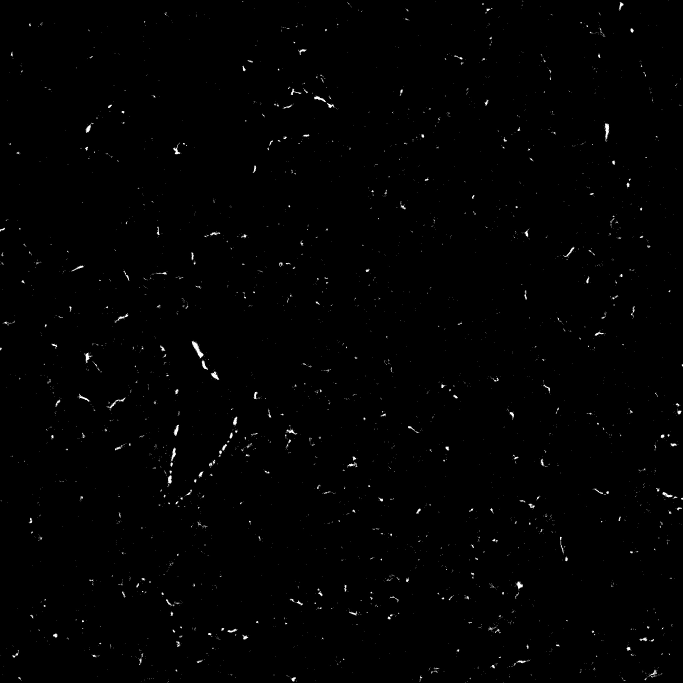
#> input picture images/MASK_Sk658 Llobe ch010017.jpg, 2048 x 2048 px, found by its file name (shown at 1/3 size)
$ jupyter execute --allow-errors 'Module 3 Template.ipynb'
#> lines starting #> are read from the running program, lines starting #| are printed output that depends on the picture; after the words box and inside, x2 and y2 are one past the last pixel; in counts of white or black regions, pixels touching at a corner belong together; pictures that were not available may be replaced by others from this repository, and a replacement may not be noted
## Module_3:

## Team Members:
Zain Abed and Luke Friscia

## Project Title:
Examaning the Amount of Fibrotic Tissue in Bleomycin-indused Mice

## Project Goal:
This project seeks to analyize fibrotic lung tissue in mice in order to better understand the spread of the spread of the disease with the end goal of using the data to make a lung biopsy device.

## Disease Background:

* The incidince of Idiopathic Polmunary Fibrosis (IPF) is around 8 cases per 100,000 people each year and the prevelance is around 25 people per 100,000 individuals. It is also more common among the older population, ages 60 and older.
* The main risk factor is the smoking of tobbacco and there are some occupational exposure factors such as large amounts of dust
* Symptoms include shortness of breath, dry cough, fatigue and ultimately repritory failure which leads to death.
* There is no current cure for IPF but some treatments include; antifibrotic medication, which can slow the progression of the fibrosis, and also oxygen therapy. In extreme cases patients may also need a lung transplant.
* Fibrosis is caused by abnormal wound healing in the alvioli, where fibroblasts differentiate into myofibroblasts which produce excess collagen which leads to a loss of lung elasticity and scarring.

## Data-Set:
The data set that we are analyzing is images from a group of bleomycin-induced mice. The mice are given the antbiotic, bleomycin, to induce pulmonary fibrosis. 3 weeks after the injection they are humanely killed and their lungs are harvested. The lungs are then fixed with paraformaldehyde, mounted into gel, placed under a microscope, fluorescently labeled with an antibody, and viewed under the microscope to create a digital image. The myofibroblasts which are originally shown in green are then converted to black and white to show the images were are using. The images are captured from different tissue depths into the lung.

Unpublished data was collected by the Peirce-Cottler Lab (Dept. of Biomedical Engineering) and Kim Lab (Division of Pulmonary and Critical Care) at the University of Virginia School of Medicine.

## Data Analyis:

[cell 1]
# ChatGPT wwas used to help during coding, modification and trouble shooting.
#  OpenAI. (2026). ChatGPT (GPT-5 mini) [Large language model]. [https://openai.com/chatgpt](https://openai.com/chatgpt)

from termcolor import colored #import all the tools
import cv2
import numpy as np
import matplotlib.pyplot as plt
from scipy.interpolate import interp1d
import pandas as pd
import timeit


# Load the images you want to analyze

filenames = [
    "/Users/zain/Documents/GitHub/Module-3-Fibrosis_Luke_Zain/images/MASK_Sk658 Llobe ch010017.jpg", #defining the path to the images
    "/Users/zain/Documents/GitHub/Module-3-Fibrosis_Luke_Zain/images/MASK_Sk658 Llobe ch010018.jpg",
    "/Users/zain/Documents/GitHub/Module-3-Fibrosis_Luke_Zain/images/MASK_Sk658 Llobe ch010019.jpg",
    "/Users/zain/Documents/GitHub/Module-3-Fibrosis_Luke_Zain/images/MASK_Sk658 Llobe ch010021.jpg",
    "/Users/zain/Documents/GitHub/Module-3-Fibrosis_Luke_Zain/images/MASK_Sk658 Llobe ch010022.jpg",
    "/Users/zain/Documents/GitHub/Module-3-Fibrosis_Luke_Zain/images/MASK_Sk658 Llobe ch010023.jpg",
]

# Enter the depth of each image (in the same order that the images are listed above; you can find these in the .csv file provided to you which is tilted: "Filenames and Depths for Students")

depths = [ #defining the depths
    15,
    1000,
    3000,
    5300,
    7000,
    9900
]

# Make the lists that will be used

images = [] #Initializing the storage for the data
white_counts = []
black_counts = []
white_percents = []

# Build the list of all the images you are analyzing

for filename in filenames: #load the photos
    img = cv2.imread(filename, 0)
#> img is the input picture: shape (2048, 2048); min 0, max 255, mean 1.7
    images.append(img)

# For each image (until the end of the list of images), calculate the number of black and white pixels and make a list that contains this information for each filename.

for x in range(len(filenames)): #convert to binary
    _, binary = cv2.threshold(images[x], 127, 255, cv2.THRESH_BINARY)

    white = np.sum(binary == 255)
    black = np.sum(binary == 0)

    white_counts.append(white) #count pixels
    black_counts.append(black)
#> this loop made 6 passes
#> pass 1, `_, binary = cv2.threshold(images[x], 127, 255, cv2.THRESH_BINARY)`:
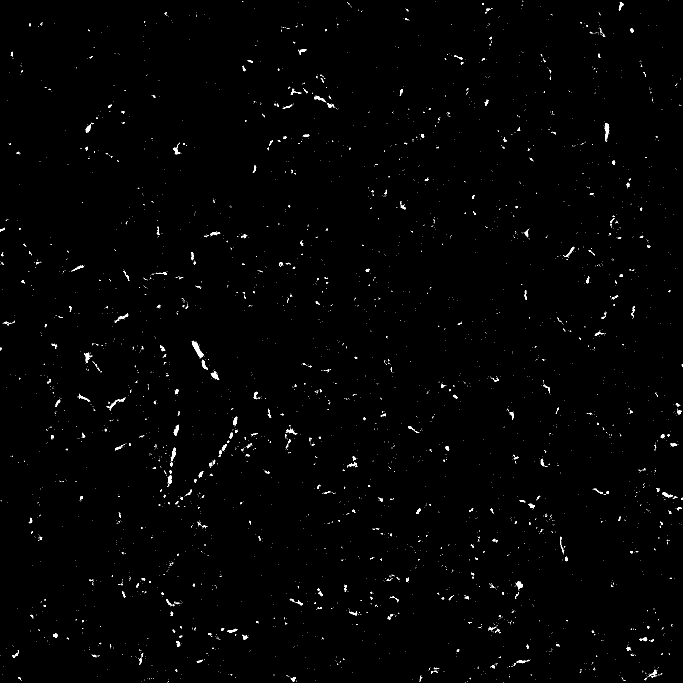
#> binary: shape (2048, 2048) (shown at 1/3 size); 0.66% white; 3753 white regions (3443 under 20 px), largest, box (x1, y1, x2, y2) and area: (575, 1023, 611, 1075) 612, (1814, 370, 1828, 424) 398, (632, 1114, 658, 1140) 280
#> pass 2, `_, binary = cv2.threshold(images[x], 127, 255, cv2.THRESH_BINARY)`:
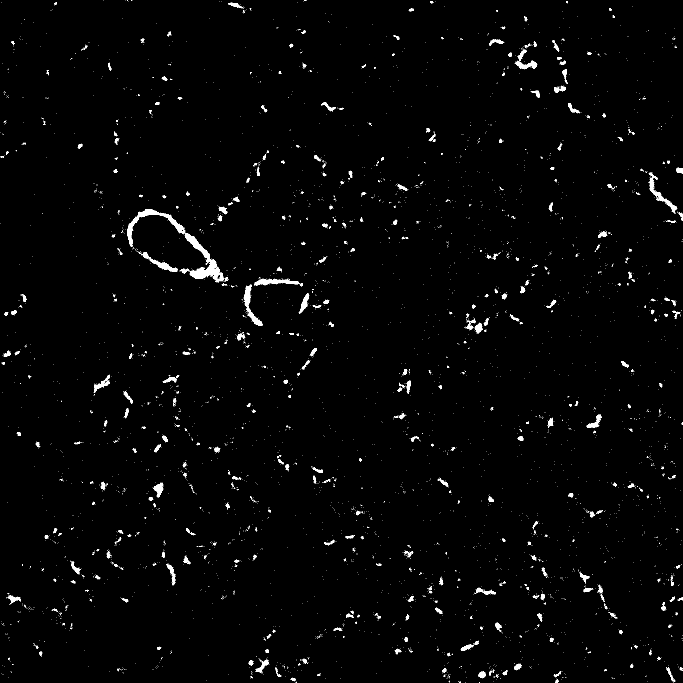
#> binary: shape (2048, 2048) (shown at 1/3 size); 1.3% white; 5555 white regions (5169 under 20 px), largest, box (x1, y1, x2, y2) and area: (381, 627, 674, 847) 7200, (731, 854, 788, 978) 1641, (763, 836, 898, 858) 1375
#> pass 3, `_, binary = cv2.threshold(images[x], 127, 255, cv2.THRESH_BINARY)`:
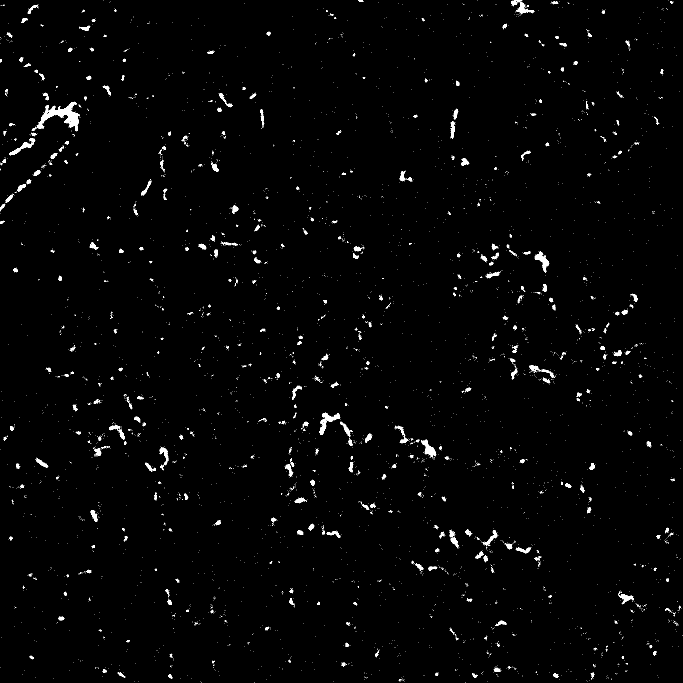
#> binary: shape (2048, 2048) (shown at 1/3 size); 1.2% white; 5533 white regions (5147 under 20 px), largest, box (x1, y1, x2, y2) and area: (112, 305, 240, 393) 3727, (1604, 754, 1648, 818) 935, (1263, 1319, 1309, 1372) 879

# Print the number of white and black pixels in each image.

print(colored("Counts of pixel by color in each image", "yellow"))
for x in range(len(filenames)):
    print(colored(f"White pixels in image {x}: {white_counts[x]}", "white")) #print counts
    print(colored(f"Black pixels in image {x}: {black_counts[x]}", "black"))
    print()

# Calculate the percentage of pixels in each image that are white and make a list that contains these percentages for each filename

for x in range(len(filenames)):
    white_percent = (
        100 * (white_counts[x] / (black_counts[x] + white_counts[x]))) #compute the white pixel percentage
    white_percents.append(white_percent)

# Print the filename (on one line in red font), and below that line print the percent white pixels and depth into the lung where the image was obtained

print(colored("Percent white px:", "yellow"))
for x in range(len(filenames)):
    print(colored(f'{filenames[x]}:', "red"))
    print(f'{white_percents[x]}% White | Depth: {depths[x]} microns') #print the percents with depths
    print()


# Create a DataFrame that includes the filenames, depths, and percentage of white pixels
df = pd.DataFrame({ #save into the csv
    'Filenames': filenames,
    'Depths': depths,
    'White percents': white_percents
})

# Write that DataFrame to a .csv file

df.to_csv('Percent_White_Pixels.csv', index=False)

print("The .csv file 'Percent_White_Pixels.csv' has been created.")

This code above analyzes the selected images and calculates the amount of white and black pixels in an image. Then it calculates the percent of white pixels in the image at the specific depth of the image and creates a .csv file with that data

[cell 2]
# # Interpolate a point: given a depth, find the corresponding white pixel percentage

interpolate_depth = float(input(colored(
     "Enter the depth at which you want to interpolate a point (in microns): ", "yellow")))
#> the answer given: 3
